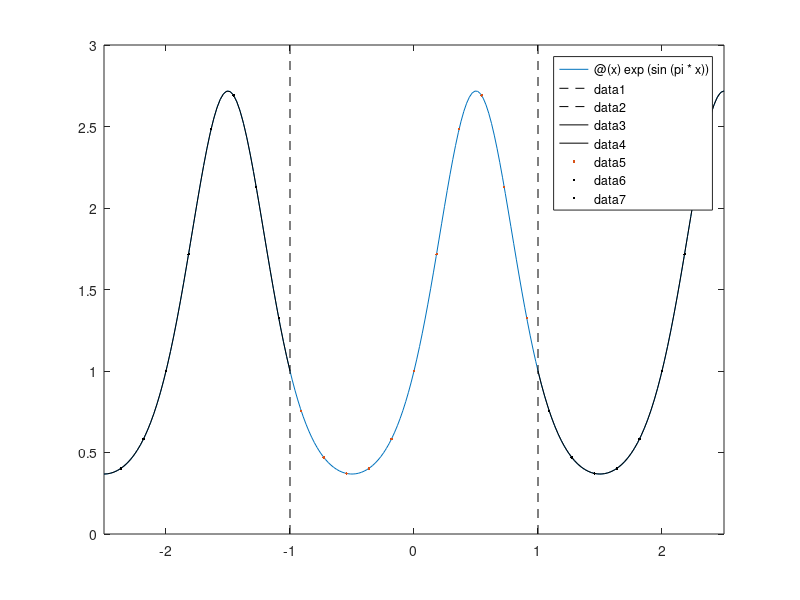

Write MATLAB code to recreate this figure.
%%
% This function is 2-periodic.
f = @(x) exp(sin(pi*x));
%%
% We can use $[-1,1]$ as a domain for it, but it extends to the entire real
% line by periodicity.
fplot(f,[-2.5 2.5]), hold on
plot([-1 -1],[0 3],'k--',[1 1],[0 3],'k--')
fplot(f,[-2.5 -1],'k')
fplot(f,[1 2.5],'k')
xlim([-2.5 2.5])

%%
% We discretize $[-1,1]$ with $N=11$ points. The discrete values are a
% periodic sequence. 
N = 11;  n = (N-1)/2;
t = 2*(-n:n)'/N;
y = f(t);
plot(t,y,'.')
plot(t-2,y,'k.',t+2,y,'k.')